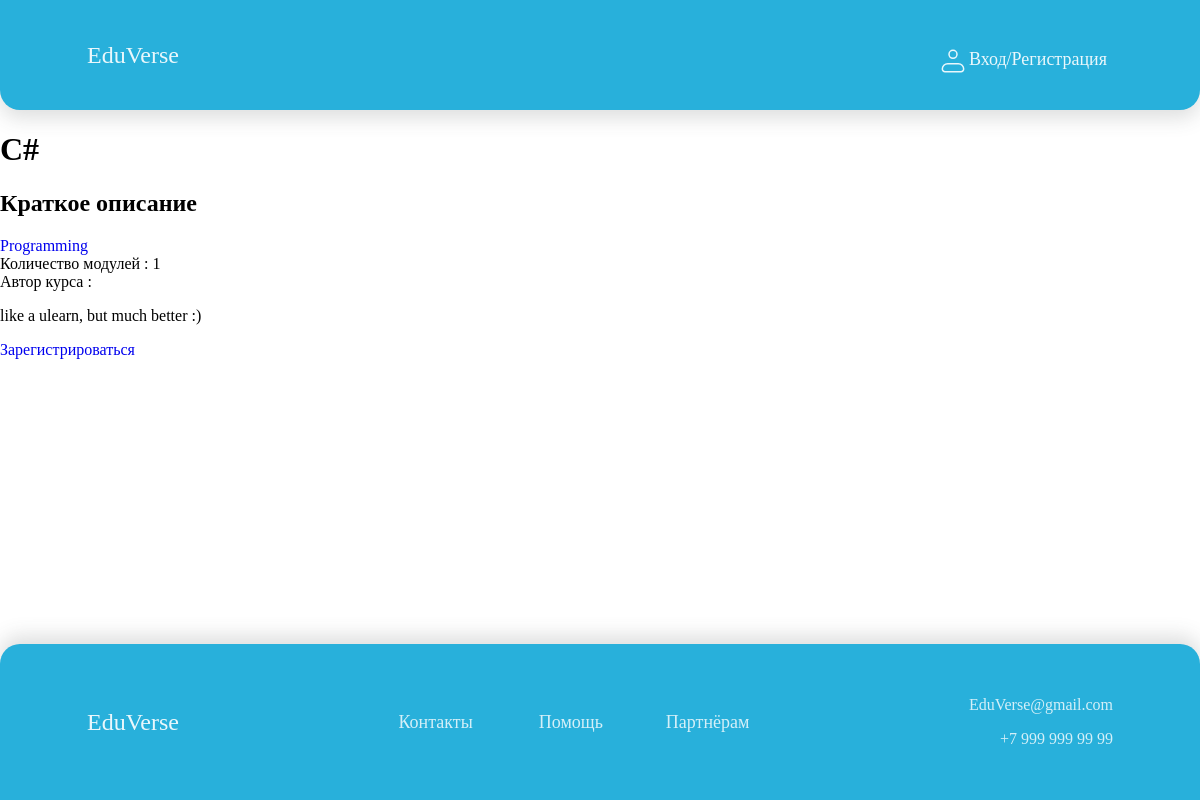
/course/programmirovanie/, run on an earlier commit of the app's database.
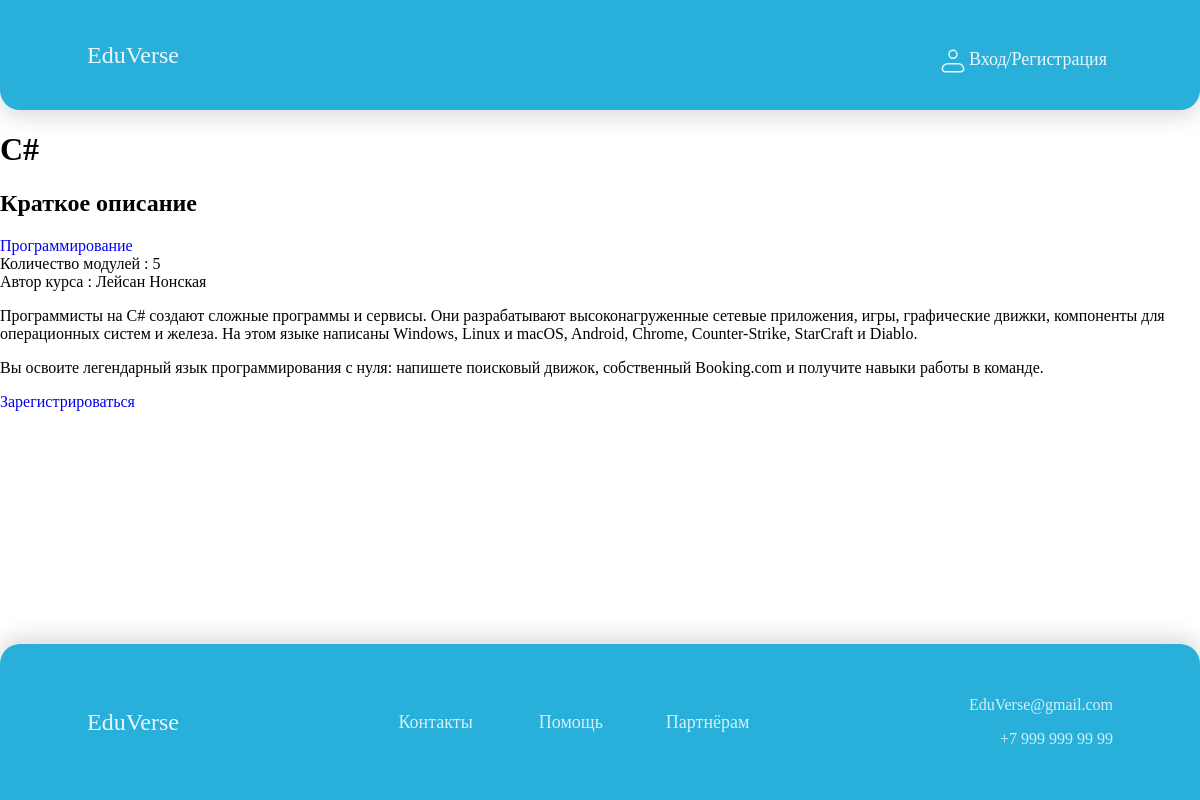
And on a later commit of the database.
### courses/models.py (models this page shows, shortened)
class Course(models.Model):
    owner = models.ForeignKey(User,
                              related_name='courses_created',
                              on_delete=models.CASCADE)
    subject = models.ForeignKey(Subject,
                                related_name='courses',
                                on_delete=models.CASCADE)
    title = models.CharField(max_length=200)
    slug = models.SlugField(max_length=200, unique=True)
    overview = models.TextField()
    created = models.DateTimeField(auto_now_add=True)
    students = models.ManyToManyField(User,
                                      related_name='courses_joined',
                                      blank=True)
    class Meta:
        ordering = ['-created']

class Subject(models.Model):
    title = models.CharField(max_length=200)
    slug = models.SlugField(max_length=200, unique=True)
    class Meta:
        ordering = ['title']

### courses/views.py (the view)
class CourseDetailView(DetailView):
    model = Course
    template_name = 'courses/course/detail.html'
    def get_context_data(self, **kwargs):
        context = super().get_context_data(**kwargs)
        context['enroll_form'] = CourseEnrollForm(
            initial={'course': self.object})
        return context

### courses/templates/courses/course/detail.html (shortened to what this page needs)
{% extends "base.html" %}
{% block content %}
  {% with subject=object.subject %}
    <h1>
      {{ object.title }}
    </h1>
    <div class="module">
      <h2>Краткое описание</h2>
      <p>
        <a href='{% url "course:course_list_subject" subject.slug %}'>
        {{ subject.title }}
        </a>
        Количество модулей : {{ object.modules.count }}</br>
        Автор курса : {{ object.owner.get_full_name }}
      </p>
      {{ object.overview|linebreaks }}
      {% if request.user.is_authenticated %}
        <form action='{% url "student_enroll_course" %}' method="post">
        {{ enroll_form }}
        {% csrf_token %}
        <input type="submit" value="Пройти">
        </form>
      {% else %}
      <a href='{% url "student_registration" %}' class="button">
        Зарегистрироваться
      </a>
      {% endif %}
    </div>
  {% endwith %}
{% endblock %}

What changed in the data, as far as the page shows it:
removed Course: title "С#", modules.count "1", overview "like a ulearn, but much better :)"
added Course: title "C#", modules.count "5", owner.get_full_name "Лейсан Нонская", overview "Программисты на C# создают сложные программы и сервисы. Они разрабатывают высоконагруженные сетевые приложения, игры, графические движки, компоненты для операционных систем и железа. На этом языке написаны Windows, Linux и macOS, Android, Chrome, Counter-Strike, StarCraft и Diablo. Вы освоите легендарный язык программирования с нуля: напишете поисковый движок, собственный Booking.com и получите навыки работы в команде."
changed Subject: title "Programming" → "Программирование"
